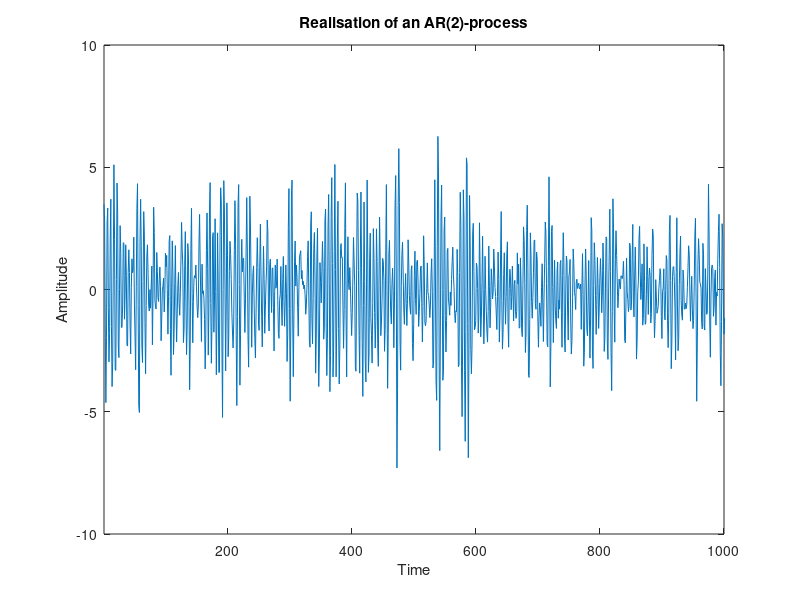
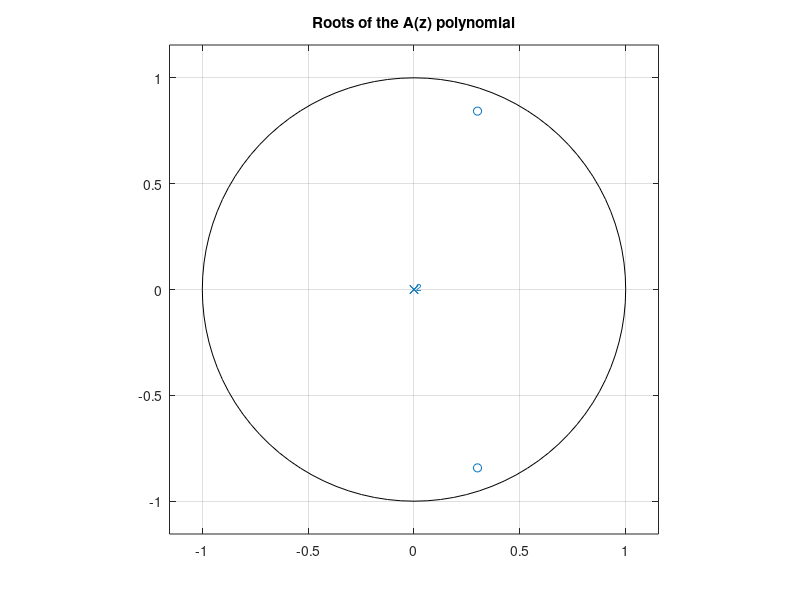
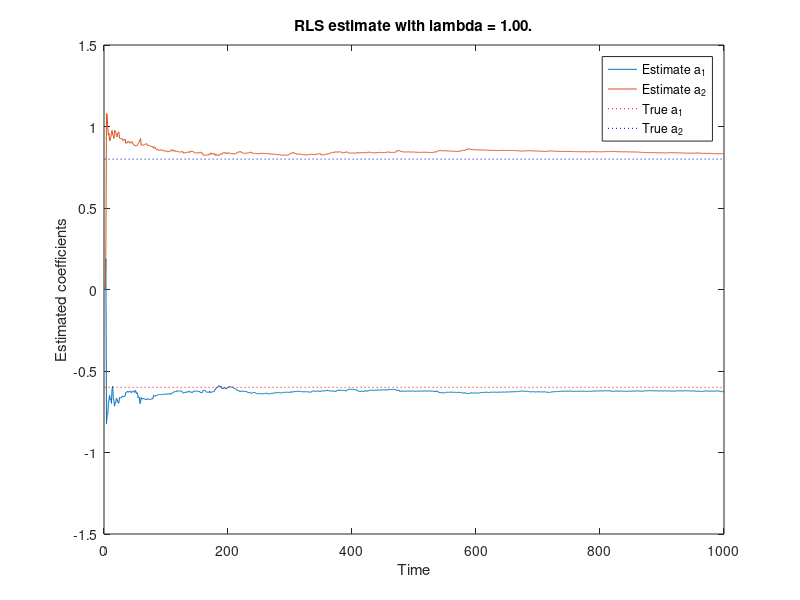

Write MATLAB code to recreate these figures, in order.
%
% Time series analysis
% Lund University
%
% Example code 19: Recursive least squares.
%
% Reference: 
%   "An Introduction to Time Series Modeling", 4th ed, by Andreas Jakobsson
%   Studentlitteratur, 2021
%
clear; clc;
close all;
addpath('../functions', '../data')              % Add this line to update the path

% Simulate an AR process. 
rng(1)                                          % Set the seed (just done for the lecture!)
extraN = 100;
N = 1000;
A = [ 1 -0.6 0.8 ];
%A = [ 1 -0.6 0.8 0.2 ];                        % Try adding a third param.
e = randn( N+extraN, 1 );
y = filter( 1, A, e );     y = y(extraN:end);
p = length(A)-1;

% Plot realisation.
figure
plot(y)
title( sprintf('Realisation of an AR(%i)-process', p) )
ylabel('Amplitude')
xlabel('Time')
xlim([1 N])

figure
zplane(A)
title('Roots of the A(z) polynomial')


%% Estimate the parameters using LS (see example 5.6).
X = hankel( y(p:-1:1), y(1:N-p+1) ).';
theta = -inv( X.'*X )*X.'*y(p:N);
stdThLS = 2*std(e)*sqrt( diag(inv( X.'*X )) );
fprintf('Estimating the AR coefficients.\n')
fprintf('  True coefficients: %4.2f and %4.2f.\n', A(2), A(3) )
fprintf('  LS estimate:       %4.2f +/- %4.2f.\n', theta(2), 2*stdThLS(2) );
fprintf('  LS estimate:        %4.2f +/- %4.2f.\n', theta(1), 2*stdThLS(1) );


%% Form the RLS estimate (see section 8.3)
lambda = 1;                                     % This is the forgetting factor. Try, e.g., 0.95-0.999.
Pt1 = eye(p);                                   % Initial value of P_{t-1}.
th  = zeros(p,N);                               % Initial values of \theta_t.
for t=p+1:N
    xt   = -y(t-1:-1:t-p);                      % Form regressor (see also example 5.6).
    Pt1x = Pt1*xt;                              % Pre-compute to save calculations.
    nom  = lambda + xt.'*Pt1x;

    Kt  = Pt1x / nom;
    Pt1 = ( Pt1 - Pt1x*Pt1x.'/nom )/lambda;  

    th(:,t) = th(:,t-1) + Kt*( y(t) - xt.'*th(:,t-1) );
end

figure
plot( th.')
line([1 N], [A(2) A(2)], 'Color','red','LineStyle',':')
line([1 N], [A(3) A(3)], 'Color','blue','LineStyle',':')
legend('Estimate a_1', 'Estimate a_2', 'True a_1', 'True a_2','Location','best')
xlabel('Time')
ylabel('Estimated coefficients')
ylim([-1.5 1.5])
title( sprintf('RLS estimate with lambda = %3.2f.', lambda))
stdThRLS = 2*sqrt( diag(Pt1) );
fprintf('Using a forgetting factor lambda = %4.3f.\n', lambda);
fprintf('  RLS estimate:      %4.2f +/- %4.2f.\n', th(1,N), 2*stdThRLS(1) );
fprintf('  RLS estimate        %4.2f +/- %4.2f.\n', th(2,N), 2*stdThRLS(2) );
